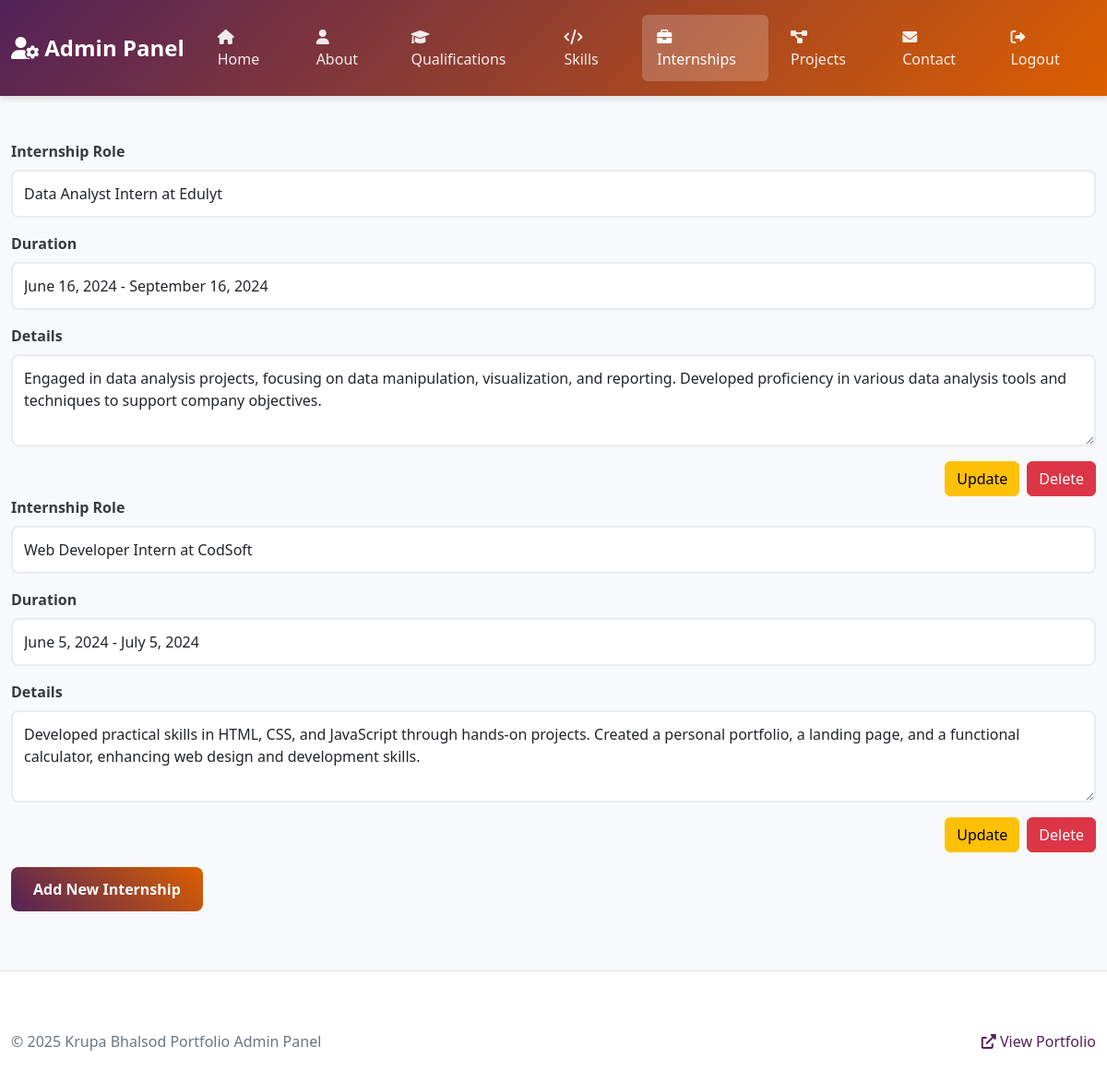
/Admin/internship.php, run on the app's committed database.
### tables this page shows
CREATE TABLE internships (
    id INT AUTO_INCREMENT PRIMARY KEY,
    internship_role VARCHAR(255),
    internship_duration VARCHAR(255),
    internship_details TEXT
);

### Admin/internship.php (the view, shortened to what this page needs)
<?php include 'header.php'; ?>
<?php include 'db-connect.php'; ?>
<div class="container mt-5">
    <form id="internshipForm" method="POST">
        <div id="internshipContainer">
            <?php
            $query = "SELECT * FROM internships";
            $result = mysqli_query($conn, $query);
            if ($result && mysqli_num_rows($result) > 0) {
                while ($row = mysqli_fetch_assoc($result)) {
                    echo '
                    <div class="internship-section" id="internship' . $row['id'] . '">
                        <div class="mb-3">
                            <label for="internshipRole' . $row['id'] . '" class="form-label">Internship Role</label>
                            <input type="text" class="form-control" id="internshipRole' . $row['id'] . '" name="updateInternshipRole" value="' . htmlspecialchars($row['internship_role']) . '" required>
                        </div>
                        <div class="mb-3">
                            <label for="internshipDuration' . $row['id'] . '" class="form-label">Duration</label>
                            <input type="text" class="form-control" id="internshipDuration' . $row['id'] . '" name="updateInternshipDuration" value="' . htmlspecialchars($row['internship_duration']) . '" required>
                        </div>
                        <div class="mb-3">
                            <label for="internshipDetails' . $row['id'] . '" class="form-label">Details</label>
                            <textarea class="form-control" id="internshipDetails' . $row['id'] . '" name="updateInternshipDetails" rows="3" required>' . htmlspecialchars($row['internship_details']) . '</textarea>
                        </div>
                        <div class="d-flex justify-content-end gap-2">
                            <form method="POST" style="display:inline;">
                                <input type="hidden" name="updateInternshipId" value="' . $row['id'] . '">
                                <button type="submit" class="btn btn-warning">Update</button>
                            </form>
                            <form method="POST" style="display:inline;">
                                <input type="hidden" name="deleteInternshipId" value="' . $row['id'] . '">
                                <button type="submit" class="btn btn-danger">Delete</button>
                            </form>
                        </div>
                    </div>';
                }
            } else {
                echo '<p>No internships found. Please add new internships using the "Add" button.</p>';
            }
            ?>
        </div>
        <div class="mt-3 d-flex justify-content-start">
            <button type="button" class="mb-3 btn btn-primary" data-bs-toggle="modal" data-bs-target="#addModal">Add New Internship</button>
        </div>
    </form>
</div>
<?php include "footer.php" ?>

### Admin/header.php (style rules this page uses)
:root { --primary-color: #522258; --secondary-color: #dc5f00; --accent-color: #c3b1e1; --text-dark: #373a40; --bg-light: #f8f9fa; }
body { background-color: var(--bg-light); font-family: 'Segoe UI', Tahoma, Geneva, Verdana, sans-serif; }
.container { max-width: 1200px; margin-top: 2rem; }
.form-label { font-weight: 600; color: var(--text-dark); margin-bottom: 0.5rem; }
.form-control, .form-select { border: 2px solid #e9ecef; border-radius: 0.5rem; padding: 0.75rem; transition: all 0.3s ease; }
.btn-primary { background: linear-gradient(45deg, var(--primary-color), var(--secondary-color)); border: none; border-radius: 0.5rem; padding: 0.75rem 1.5rem; font-weight: 600; transition: all 0.3s ease; }

### data on the page
internships: updateInternshipRole "Data Analyst Intern at Edulyt", updateInternshipDuration "June 16, 2024 - September 16, 2024", updateInternshipDetails "Engaged in data analysis projects, focusing on data manipulation, visualization, and reporting. Developed proficiency in various data analysis tools and techniques to support company objectives."
internships: updateInternshipRole "Web Developer Intern at CodSoft", updateInternshipDuration "June 5, 2024 - July 5, 2024", updateInternshipDetails "Developed practical skills in HTML, CSS, and JavaScript through hands-on projects. Created a personal portfolio, a landing page, and a functional calculator, enhancing web design and development skills."
